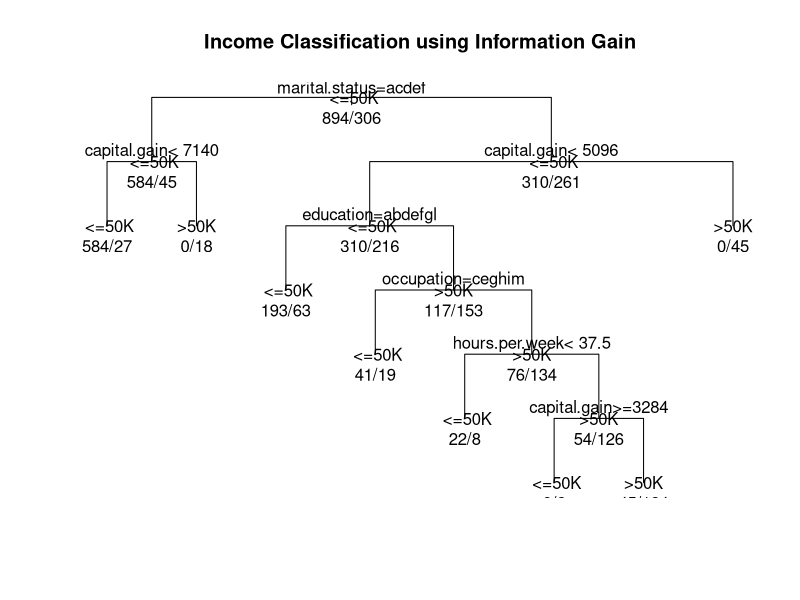

Write the R code that produced this figure. (Note: this script raises an error after producing the figure.)
library(rpart)
library(caret)
set.seed((40))
#read the file and remove the ? rows
cen.data = read.csv("census-adult.csv",na.strings = " ?")
cen.data = na.omit(cen.data)

#take a sample and split the data into training and test 60:40
indices = sample(1:nrow(cen.data), 2000)
train = indices[801:2000]
test = indices[1:800]
train_set = cen.data[train,]
test_set = cen.data[test,]

tree.income = rpart(formula = income~. , data = train_set, method = "class", parms = list(split = "information"))
plot(tree.income, uniform=TRUE, 
     main="Income Classification using Information Gain")
text(tree.income, use.n=TRUE, all=TRUE)
post(tree.income, file = "gain.ps", title = "Income Classification using Information Gain")

x = predict(tree.income, test_set, type = "vector")
tab = table(as.vector(x), test_set[,15])
rownames(tab) = colnames(tab) 

conf = confusionMatrix(tab)
print(conf$table)
print(conf$overall)
print(conf$byClass)

